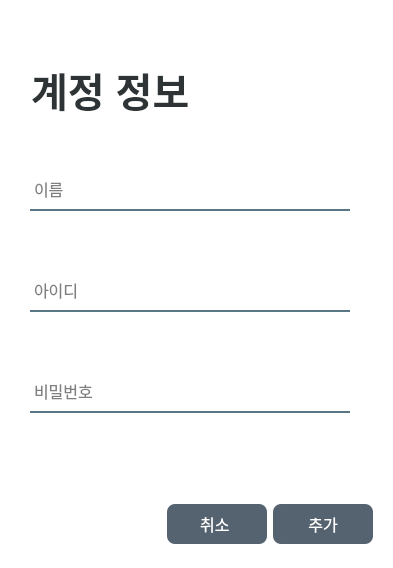
<?xml version="1.0" encoding="UTF-8"?>
<ui version="4.0">
 <class>MainWindow</class>
 <widget class="QMainWindow" name="MainWindow">
  <property name="windowModality">
   <enum>Qt::ApplicationModal</enum>
  </property>
  <property name="geometry">
   <rect>
    <x>0</x>
    <y>0</y>
    <width>393</width>
    <height>568</height>
   </rect>
  </property>
  <property name="windowTitle">
   <string>MainWindow</string>
  </property>
  <widget class="QWidget" name="centralwidget">
   <layout class="QHBoxLayout" name="horizontalLayout">
    <property name="spacing">
     <number>0</number>
    </property>
    <property name="leftMargin">
     <number>0</number>
    </property>
    <property name="topMargin">
     <number>0</number>
    </property>
    <property name="rightMargin">
     <number>0</number>
    </property>
    <property name="bottomMargin">
     <number>0</number>
    </property>
    <item>
     <widget class="QFrame" name="main_content">
      <property name="styleSheet">
       <string notr="true">QFrame {
	border: none;
}</string>
      </property>
      <property name="frameShape">
       <enum>QFrame::StyledPanel</enum>
      </property>
      <property name="frameShadow">
       <enum>QFrame::Raised</enum>
      </property>
      <layout class="QHBoxLayout" name="horizontalLayout_2">
       <property name="spacing">
        <number>0</number>
       </property>
       <property name="leftMargin">
        <number>0</number>
       </property>
       <property name="topMargin">
        <number>0</number>
       </property>
       <property name="rightMargin">
        <number>0</number>
       </property>
       <property name="bottomMargin">
        <number>0</number>
       </property>
       <item>
        <widget class="QFrame" name="main_account">
         <property name="maximumSize">
          <size>
           <width>500</width>
           <height>16777215</height>
          </size>
         </property>
         <property name="styleSheet">
          <string notr="true">background-color: rgb(255, 255, 255);</string>
         </property>
         <property name="frameShape">
          <enum>QFrame::StyledPanel</enum>
         </property>
         <property name="frameShadow">
          <enum>QFrame::Raised</enum>
         </property>
         <layout class="QVBoxLayout" name="verticalLayout">
          <property name="spacing">
           <number>0</number>
          </property>
          <property name="leftMargin">
           <number>0</number>
          </property>
          <property name="topMargin">
           <number>0</number>
          </property>
          <property name="rightMargin">
           <number>0</number>
          </property>
          <property name="bottomMargin">
           <number>0</number>
          </property>
          <item>
           <widget class="QFrame" name="account_info_div">
            <property name="styleSheet">
             <string notr="true"/>
            </property>
            <property name="frameShape">
             <enum>QFrame::StyledPanel</enum>
            </property>
            <property name="frameShadow">
             <enum>QFrame::Raised</enum>
            </property>
            <layout class="QVBoxLayout" name="verticalLayout_3">
             <property name="spacing">
              <number>0</number>
             </property>
             <property name="leftMargin">
              <number>0</number>
             </property>
             <property name="topMargin">
              <number>0</number>
             </property>
             <property name="rightMargin">
              <number>0</number>
             </property>
             <property name="bottomMargin">
              <number>0</number>
             </property>
             <item>
              <widget class="QLabel" name="account_info">
               <property name="minimumSize">
                <size>
                 <width>0</width>
                 <height>130</height>
                </size>
               </property>
               <property name="font">
                <font>
                 <pointsize>30</pointsize>
                 <weight>75</weight>
                 <bold>true</bold>
                </font>
               </property>
               <property name="styleSheet">
                <string notr="true">color: rgb(46, 52, 54);
padding-left: 20px;</string>
               </property>
               <property name="text">
                <string>계정 정보</string>
               </property>
               <property name="alignment">
                <set>Qt::AlignBottom|Qt::AlignLeading|Qt::AlignLeft</set>
               </property>
              </widget>
             </item>
            </layout>
           </widget>
          </item>
          <item alignment="Qt::AlignVCenter">
           <widget class="QFrame" name="account_line">
            <property name="minimumSize">
             <size>
              <width>0</width>
              <height>350</height>
             </size>
            </property>
            <property name="maximumSize">
             <size>
              <width>16777215</width>
              <height>700</height>
             </size>
            </property>
            <property name="font">
             <font>
              <pointsize>12</pointsize>
             </font>
            </property>
            <property name="styleSheet">
             <string notr="true">QLineEdit{
	margin-left: 30px;
	margin-bottom: 20px;
}
</string>
            </property>
            <property name="frameShape">
             <enum>QFrame::StyledPanel</enum>
            </property>
            <property name="frameShadow">
             <enum>QFrame::Raised</enum>
            </property>
            <layout class="QVBoxLayout" name="verticalLayout_2">
             <property name="spacing">
              <number>0</number>
             </property>
             <property name="leftMargin">
              <number>0</number>
             </property>
             <property name="topMargin">
              <number>0</number>
             </property>
             <property name="rightMargin">
              <number>0</number>
             </property>
             <property name="bottomMargin">
              <number>0</number>
             </property>
             <item>
              <widget class="QLineEdit" name="account_name">
               <property name="maximumSize">
                <size>
                 <width>350</width>
                 <height>16777215</height>
                </size>
               </property>
               <property name="font">
                <font>
                 <pointsize>12</pointsize>
                 <weight>50</weight>
                 <bold>false</bold>
                </font>
               </property>
               <property name="styleSheet">
                <string notr="true">background-color: rgba(0, 0, 0, 0);
color: rgb(0, 0, 0);
border: 2px solid rgba(0, 0, 0, 0);
border-bottom-color: rgba(46, 82, 101, 200);
padding-bottom: 10px;</string>
               </property>
               <property name="text">
                <string/>
               </property>
               <property name="echoMode">
                <enum>QLineEdit::Normal</enum>
               </property>
               <property name="placeholderText">
                <string>이름</string>
               </property>
              </widget>
             </item>
             <item>
              <widget class="QLineEdit" name="account_id">
               <property name="maximumSize">
                <size>
                 <width>350</width>
                 <height>16777215</height>
                </size>
               </property>
               <property name="font">
                <font>
                 <pointsize>12</pointsize>
                </font>
               </property>
               <property name="styleSheet">
                <string notr="true">background-color: rgba(0, 0, 0, 0);
color: rgb(0, 0, 0);
border: 2px solid rgba(0, 0, 0, 0);
border-bottom-color: rgba(46, 82, 101, 200);
padding-bottom: 10px;</string>
               </property>
               <property name="text">
                <string/>
               </property>
               <property name="echoMode">
                <enum>QLineEdit::Normal</enum>
               </property>
               <property name="placeholderText">
                <string>아이디</string>
               </property>
              </widget>
             </item>
             <item>
              <widget class="QLineEdit" name="account_password">
               <property name="maximumSize">
                <size>
                 <width>350</width>
                 <height>16777215</height>
                </size>
               </property>
               <property name="font">
                <font>
                 <pointsize>12</pointsize>
                </font>
               </property>
               <property name="styleSheet">
                <string notr="true">background-color: rgba(0, 0, 0, 0);
color: rgb(0, 0, 0);
border: 2px solid rgba(0, 0, 0, 0);
border-bottom-color: rgba(46, 82, 101, 200);
padding-bottom: 10px;</string>
               </property>
               <property name="text">
                <string/>
               </property>
               <property name="frame">
                <bool>true</bool>
               </property>
               <property name="echoMode">
                <enum>QLineEdit::PasswordEchoOnEdit</enum>
               </property>
               <property name="placeholderText">
                <string>비밀번호</string>
               </property>
              </widget>
             </item>
            </layout>
           </widget>
          </item>
          <item>
           <widget class="QFrame" name="bottom_btns">
            <property name="maximumSize">
             <size>
              <width>16777215</width>
              <height>200</height>
             </size>
            </property>
            <property name="styleSheet">
             <string notr="true">QFrame {
	padding-right: 20px;
}
QPushButton {
	background-color: rgba(85, 98, 112, 255);
	color: rgb(255, 255, 255);
	border-radius: 8px;
}</string>
            </property>
            <property name="frameShape">
             <enum>QFrame::StyledPanel</enum>
            </property>
            <property name="frameShadow">
             <enum>QFrame::Raised</enum>
            </property>
            <layout class="QHBoxLayout" name="horizontalLayout_3">
             <property name="leftMargin">
              <number>0</number>
             </property>
             <property name="topMargin">
              <number>0</number>
             </property>
             <property name="rightMargin">
              <number>0</number>
             </property>
             <property name="bottomMargin">
              <number>0</number>
             </property>
             <item>
              <spacer name="horizontalSpacer">
               <property name="orientation">
                <enum>Qt::Horizontal</enum>
               </property>
               <property name="sizeHint" stdset="0">
                <size>
                 <width>40</width>
                 <height>20</height>
                </size>
               </property>
              </spacer>
             </item>
             <item>
              <widget class="QPushButton" name="cancel_btn">
               <property name="minimumSize">
                <size>
                 <width>100</width>
                 <height>40</height>
                </size>
               </property>
               <property name="maximumSize">
                <size>
                 <width>150</width>
                 <height>16777215</height>
                </size>
               </property>
               <property name="font">
                <font>
                 <pointsize>12</pointsize>
                </font>
               </property>
               <property name="styleSheet">
                <string notr="true">QPushButton:hover {
	background-color: rgb(52, 101, 164);
}
QPushButton:pressed {	
	background-color: rgb(52, 101, 164);
}</string>
               </property>
               <property name="text">
                <string>취소 </string>
               </property>
              </widget>
             </item>
             <item>
              <widget class="QPushButton" name="confirm_btn">
               <property name="minimumSize">
                <size>
                 <width>100</width>
                 <height>40</height>
                </size>
               </property>
               <property name="maximumSize">
                <size>
                 <width>150</width>
                 <height>16777215</height>
                </size>
               </property>
               <property name="font">
                <font>
                 <pointsize>12</pointsize>
                </font>
               </property>
               <property name="styleSheet">
                <string notr="true">QPushButton:hover {
	background-color: rgb(52, 101, 164);
}
QPushButton:pressed {	
	background-color: rgb(52, 101, 164);
}</string>
               </property>
               <property name="text">
                <string>추가</string>
               </property>
              </widget>
             </item>
            </layout>
           </widget>
          </item>
         </layout>
        </widget>
       </item>
      </layout>
     </widget>
    </item>
   </layout>
  </widget>
 </widget>
 <resources/>
 <connections/>
</ui>
